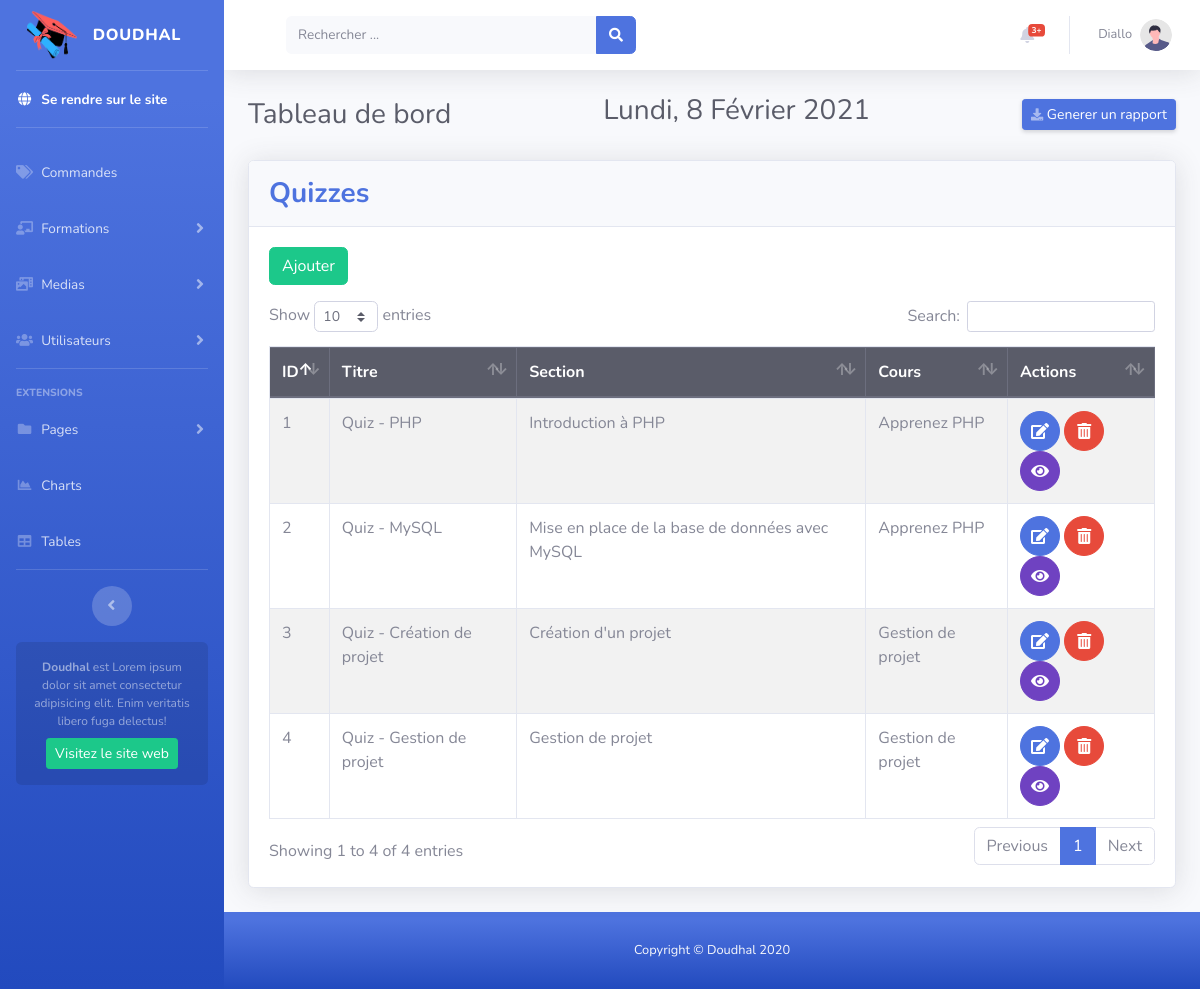
The app's page /admin.php?p=quizzes.index (signed in) with its own data.
### tables this page shows
CREATE TABLE `quizzes` (
  `id` int(11) NOT NULL,
  `title` varchar(100) DEFAULT NULL,
  `description` text DEFAULT NULL,
  `section_id` int(11) DEFAULT NULL
);

CREATE TABLE `sections` (
  `id` int(11) NOT NULL,
  `title` varchar(255) DEFAULT NULL,
  `description` text DEFAULT NULL,
  `course_id` int(11) DEFAULT NULL
);

CREATE TABLE `courses` (
  `id` int(11) NOT NULL,
  `title` varchar(255) DEFAULT NULL,
  `description` text NOT NULL,
  `price` double DEFAULT NULL,
  `creation_date` date DEFAULT NULL,
  `duration` time DEFAULT NULL,
  `picture` varchar(255) NOT NULL,
  `category_id` int(11) DEFAULT NULL,
  `user_id` int(11) DEFAULT NULL
);

### app/Autoloader.php (called while the page is built, shortened)
<?php
class Autoloader {
    static function autoload($class){
        if(strpos($class, __NAMESPACE__.'\\') === 0){
            $class = str_replace(__NAMESPACE__.'\\', '', $class);
            $class = str_replace('\\', '/', $class);
        }
    }
}
?>

### app/App.php (called while the page is built, shortened)
<?php
class App{
    private static $database;
    public static function getDatabase(){
        if(self::$database === null){
            self::$database = new Database(self::DB_NAME, self::DB_USER, self::DB_PASSWORD, self::DB_HOST);
        }
        return self::$database;
    }
}

### app/Database.php (called while the page is built, shortened)
<?php
class Database{
    private $db_host;
    private $db_name;
    private $db_user;
    private $db_password;
    private $pdo;
    public function __construct($db_name, $db_user='admin', $db_password='admin',  $db_host='localhost'){
        $this->db_host = $db_host;
        $this->db_name = $db_name;
        $this->db_user = $db_user;
        $this->db_password = $db_password;
    }
    private function getPDO(){
        if($this->pdo === null){
            $pdo = new PDO("mysql:hostname={$this->db_host};dbname={$this->db_name}", $this->db_user, $this->db_password);
            $pdo->setAttribute(PDO::ATTR_ERRMODE, PDO::ERRMODE_EXCEPTION);
            $this->pdo = $pdo;
        }
        return $this->pdo;
    }
    public function query($statement, $class_name=null, $one='false'){
        $requete = $this->getPDO()->query($statement);
        if($class_name === null){
            $requete->setFetchMode(PDO::FETCH_OBJ);
        }else {
            $requete->setFetchMode(PDO::FETCH_CLASS, $class_name);
        }
        if($one){
            $data = $requete->fetch();
        }else{
            $data = $requete->fetchAll();
        }
        return $data;
    }
}

### app/Table/Table.php (called while the page is built, shortened)
<?php
class Table {
    public static function query($statement, $attributes=null, $one=false){
        if($attributes){
            return App::getDatabase()->prepare($statement, $attributes, get_called_class(), $one);
        }else{
            return App::getDatabase()->query($statement, get_called_class(), $one);
        }
    }
}

### app/Table/Quiz.php (called while the page is built, shortened)
<?php
class Quiz extends Table{
    public static function getAll(){
        return self::query(
            "SELECT qz.id as id, qz.title as title, qz.description as description,
            st.title as section, crs.title as course
            FROM quizzes qz
            LEFT JOIN sections st
            ON qz.section_id = st.id
            LEFT JOIN courses crs
            ON st.course_id = crs.id
            ORDER BY qz.id"
        );
    }
}

### pages/admin/quizzes/index.php (the view, shortened to what this page needs)
<?php
$quizzes = Quiz::getAll();
?>
<div class="card shadow mb-4">
    <div class="card-header py-3">
        <h3 class="m-0 font-weight-bold text-primary">Quizzes</h3>
    </div>
    <div class="card-body">
        <div class="table-responsive">
            <p><a href="?p=quizzes.add" class="btn btn-success">Ajouter</a></p>
            <table class="table table-bordered table-striped"  id="dataTable">
                <thead class="thead-dark">
                    <th>ID</th>
                    <th>Titre</th>
                    <th>Section</th>
                    <th>Cours</th>
                    <th>Actions</th>
                </thead>
                <tbody>
                    <?php foreach($quizzes as $quiz): ?>
                    <tr>
                        <td><?= $quiz->id ?></td>
                        <td><?= $quiz->title ?></td>
                        <td><?= $quiz->section ?></td>
                        <td><?= $quiz->course ?></td>
                        <td >
                            <a href="?p=quizzes.edit&id=<?= $quiz->id ?>" class="btn btn-primary btn-circle"><i class="fas fa-edit"></i></a>
                            <form action="?p=quizzes.delete" method="POST" class="d-inline">
                                <button type="submit" class="btn btn-danger btn-circle"><i class="fas fa-trash-alt"></i></button>
                            </form>
                            <a href="?p=quizzes.show&id=<?= $quiz->id ?>" class="btn btn-circle btn-purple"><i class="fas fa-eye"></i></a>
                        </td>
                    </tr>
                    <?php endforeach; ?>
                </tbody>
            </table>
        </div>
    </div>
</div>

### records on screen
quizzes: id "1", title "Quiz - PHP", section.title "Introduction à PHP", courses.title "Apprenez PHP"
quizzes: id "2", title "Quiz - MySQL", section.title "Mise en place de la base de données avec MySQL", courses.title "Apprenez PHP"
quizzes: id "3", title "Quiz - Création de projet", section.title "Création d'un projet", courses.title "Gestion de projet"
quizzes: id "4", title "Quiz - Gestion de projet", section.title "Gestion de projet", courses.title "Gestion de projet"

### other values on screen
$_SESSION['user_name'] "Diallo"
